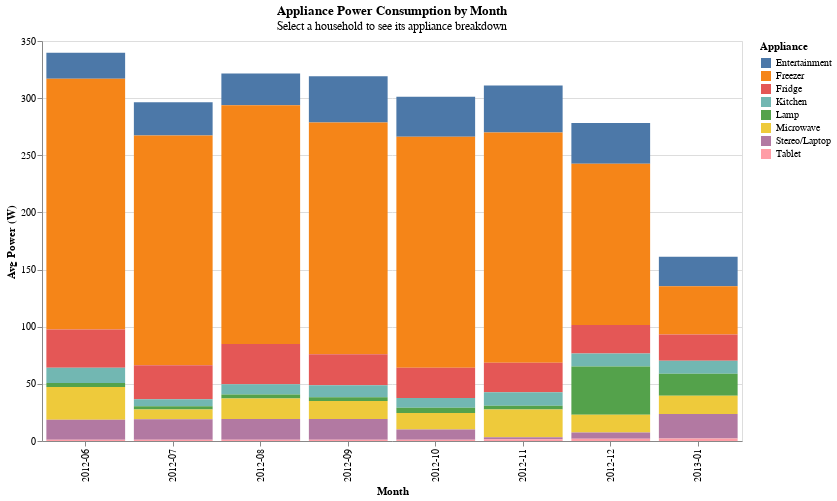

Notebook code for this chart:
### Markdown cell above
## Plotting Results
The resulting stacked bar chart reveals that household 04 uses a significant amount of power solely on their freezer. Their power usage stays fairly consistent among the appliances over time, with a large dip in January 2013 from decreased freezer usage. Household 05 has consistent usage among its appliances over time, with a small dip after ceasing use of their fountain. A significant amount of power seems to come from entertainment and their computer/tablet. Finally, household 06 has decreasing power consumption over time, especially after September 2012 when they stopped using their router. A significant amount of their power usage comes from Entertainment.

### Code cell
# Aggregate to month x appliance x household
plug_data = (plug_df
    .groupby(["household", "month", "appliance"])["power"]
    .mean()
    .reset_index()
)

# Household dropdown - reuse the same param pattern
household_select = alt.binding_select(
    options=["04", "05", "06"],
    name="Household: "
)
household_param2 = alt.param(
    bind=household_select,
    value="04"
)

stacked_bar = (
    alt.Chart(plug_data)
    .mark_bar()
    .encode(
        x=alt.X("month:O", title="Month"),
        y=alt.Y("power:Q", title="Avg Power (W)"),
        color=alt.Color("appliance:N", title="Appliance"),
        tooltip=[
            alt.Tooltip("appliance:N", title="Appliance"),
            alt.Tooltip("month:O", title="Month"),
            alt.Tooltip("power:Q", title="Avg Power (W)", format=".1f")
        ]
    )
    .transform_filter(alt.datum.household == household_param2)
    .add_params(household_param2)
    .properties(
        width=700,
        height=400,
        title=alt.Title(
            "Appliance Power Consumption by Month",
            subtitle="Select a household to see its appliance breakdown"
        )
    )
)

stacked_bar

### Figure 1 — Vega-Lite specification as saved in the notebook (floating-point values rounded to 4 significant figures; data arrays with more than 128 entries replaced by an {"elided": "..."} marker saying what was removed)
{"config": {"view": {"continuousWidth": 300, "continuousHeight": 300}}, "data": {"name": "data-08e9527c095c40a53c385fc0b256e755"}, "mark": {"type": "bar"}, "encoding": {"color": {"field": "appliance", "title": "Appliance", "type": "nominal"}, "tooltip": [{"field": "appliance", "title": "Appliance", "type": "nominal"}, {"field": "month", "title": "Month", "type": "ordinal"}, {"field": "power", "format": ".1f", "title": "Avg Power (W)", "type": "quantitative"}], "x": {"field": "month", "title": "Month", "type": "ordinal"}, "y": {"field": "power", "title": "Avg Power (W)", "type": "quantitative"}}, "height": 400, "params": [{"name": "param_54e65323af07ec81", "bind": {"input": "select", "options": ["04", "05", "06"], "name": "Household: "}, "value": "04"}], "title": {"text": "Appliance Power Consumption by Month", "subtitle": "Select a household to see its appliance breakdown"}, "transform": [{"filter": "(datum.household === param_54e65323af07ec81)"}], "width": 700, "$schema": "https://vega.github.io/schema/vega-lite/v6.1.0.json", "datasets": {"data-08e9527c095c40a53c385fc0b256e755": {"elided": "168 records"}}}
